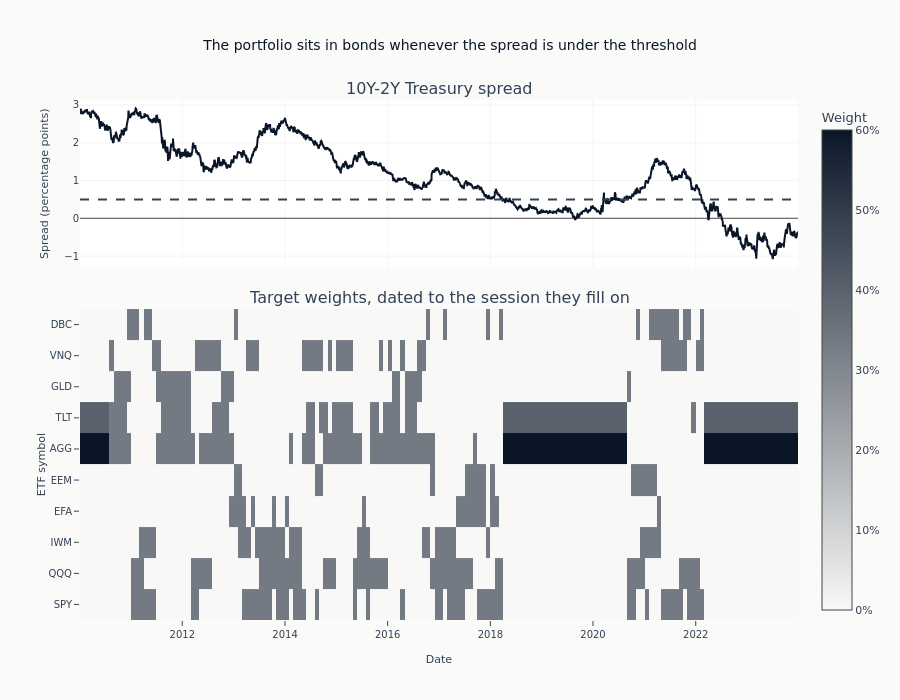

Notebook source saved alongside this figure:
### Markdown cell above
## 6. Read the regime and the allocation it produced

The two panels share a time axis, so they can be read together: the spread on top, the weights it
produced underneath. A heatmap carries the weights because ten funds would need ten competing
colors as lines, and because what the reader is judging is a pattern of presence and absence
rather than a level. Dark bands on the AGG and TLT rows are the defensive months; a dark band on
three equity rows at once is a momentum rotation. The dashed line on the top panel is the
threshold, and every stretch below it should line up with bonds below.

### Code cell
fig = make_subplots(
    rows=2,
    cols=1,
    shared_xaxes=True,
    vertical_spacing=0.08,
    row_heights=[0.35, 0.65],
    subplot_titles=["10Y-2Y Treasury spread", "Target weights, dated to the session they fill on"],
)
fig.add_trace(
    go.Scatter(x=dates, y=yield_curve_slope * 100, line=dict(color=COLORS["blue"])), row=1, col=1
)
fig.add_hline(
    y=REGIME_THRESHOLD * 100, line_dash="dash", line_color=COLORS["neutral"], row=1, col=1
)
fig.add_trace(
    go.Heatmap(
        x=dates,
        y=ETF_SYMBOLS,
        z=execution_weights.T,
        zmin=0,
        zmax=float(execution_weights.max()),
        colorscale=[[0, COLORS["silver"]], [1, COLORS["blue"]]],
        colorbar=dict(title="Weight", tickformat=".0%"),
    ),
    row=2,
    col=1,
)
fig.update_layout(
    title="The portfolio sits in bonds whenever the spread is under the threshold",
    height=700,
    showlegend=False,
)
fig.update_yaxes(title_text="Spread (percentage points)", row=1, col=1)
fig.update_yaxes(title_text="ETF symbol", row=2, col=1)
fig.update_xaxes(title_text="Date", row=2, col=1)
fig.show()

### Figure 1 — Plotly figure (JSON) as saved in the notebook; plotly's stock layout.template omitted (floating-point values rounded to 4 significant figures; data arrays with more than 128 entries replaced by an {"elided": "..."} marker saying what was removed)
{"data": [{"line": {"color": "#0a1628"}, "type": "scatter", "x": {"elided": "3522 str values"}, "xaxis": "x", "y": {"elided": "3522 float values"}, "yaxis": "y"}, {"colorbar": {"tickformat": ".0%", "title": {"text": "Weight"}}, "colorscale": [[0, "#F8F8F6"], [1, "#0a1628"]], "type": "heatmap", "x": {"elided": "3522 str values"}, "xaxis": "x2", "y": ["SPY", "QQQ", "IWM", "EFA", "EEM", "AGG", "TLT", "GLD", "VNQ", "DBC"], "yaxis": "y2", "z": {"elided": "10x3522 float values"}, "zmax": 0.6, "zmin": 0}], "layout": {"annotations": [{"font": {"size": 16}, "showarrow": false, "text": "10Y-2Y Treasury spread", "x": 0.5, "xanchor": "center", "xref": "paper", "y": 1.0, "yanchor": "bottom", "yref": "paper"}, {"font": {"size": 16}, "showarrow": false, "text": "Target weights, dated to the session they fill on", "x": 0.5, "xanchor": "center", "xref": "paper", "y": 0.598, "yanchor": "bottom", "yref": "paper"}], "height": 700, "shapes": [{"line": {"color": "#334155", "dash": "dash"}, "type": "line", "x0": 0, "x1": 1, "xref": "x domain", "y0": 0.5, "y1": 0.5, "yref": "y"}], "showlegend": false, "title": {"text": "The portfolio sits in bonds whenever the spread is under the threshold"}, "xaxis": {"anchor": "y", "domain": [0.0, 1.0], "matches": "x2", "showticklabels": false}, "xaxis2": {"anchor": "y2", "domain": [0.0, 1.0], "title": {"text": "Date"}}, "yaxis": {"anchor": "x", "domain": [0.678, 1.0], "title": {"text": "Spread (percentage points)"}}, "yaxis2": {"anchor": "x2", "domain": [0.0, 0.598], "title": {"text": "ETF symbol"}}}}
